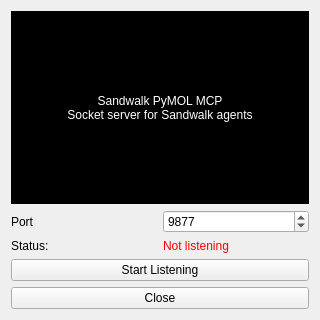
<?xml version="1.0" encoding="UTF-8"?>
<!-- Vendored from https://github.com/vrtejus/pymol-mcp -->
<ui version="4.0">
 <class>Form</class>
 <widget class="QWidget" name="Form">
  <property name="geometry">
   <rect>
    <x>0</x>
    <y>0</y>
    <width>320</width>
    <height>320</height>
   </rect>
  </property>
  <property name="windowTitle">
   <string notr="true">Sandwalk PyMOL MCP</string>
  </property>
  <layout class="QVBoxLayout" name="verticalLayout">
   <item>
    <widget class="QLabel" name="label">
     <property name="sizePolicy">
      <sizepolicy hsizetype="MinimumExpanding" vsizetype="MinimumExpanding">
       <horstretch>0</horstretch>
       <verstretch>0</verstretch>
      </sizepolicy>
     </property>
     <property name="minimumSize">
      <size>
       <width>280</width>
       <height>60</height>
      </size>
     </property>
     <property name="styleSheet">
      <string notr="true">background-color: #000;color:white; padding: 20px</string>
     </property>
     <property name="text">
      <string notr="true">Sandwalk PyMOL MCP
Socket server for Sandwalk agents</string>
     </property>
     <property name="textFormat">
      <enum>Qt::PlainText</enum>
     </property>
     <property name="alignment">
      <set>Qt::AlignCenter</set>
     </property>
     <property name="wordWrap">
      <bool>true</bool>
     </property>
    </widget>
   </item>
   <item>
    <layout class="QGridLayout" name="gridLayout">
     <item row="0" column="0">
      <widget class="QLabel" name="label_2">
       <property name="text">
        <string notr="true">Port</string>
       </property>
      </widget>
     </item>
     <item row="0" column="1">
      <widget class="QSpinBox" name="input_port">
       <property name="minimum">
        <number>1024</number>
       </property>
       <property name="maximum">
        <number>65535</number>
       </property>
       <property name="value">
        <number>9877</number>
       </property>
      </widget>
     </item>
     <item row="1" column="0">
      <widget class="QLabel" name="label_3">
       <property name="text">
        <string notr="true">Status:</string>
       </property>
      </widget>
     </item>
     <item row="1" column="1">
      <widget class="QLabel" name="label_status">
       <property name="text">
        <string notr="true">Not listening</string>
       </property>
       <property name="styleSheet">
        <string notr="true">color: red;</string>
       </property>
      </widget>
     </item>
    </layout>
   </item>
   <item>
    <layout class="QHBoxLayout" name="horizontalLayout">
     <item>
      <widget class="QPushButton" name="button_toggle_listening">
       <property name="text">
        <string notr="true">Start Listening</string>
       </property>
      </widget>
     </item>
     <!-- <item>
      <widget class="QPushButton" name="button_show_commands">
       <property name="text">
        <string notr="true">Show Commands</string>
       </property>
      </widget>
     </item> -->
    </layout>
   </item>
   <item>
    <layout class="QHBoxLayout" name="horizontalLayout_2">
     <!-- <item>
      <widget class="QPushButton" name="button_clear_commands">
       <property name="text">
        <string notr="true">Clear Commands</string>
       </property>
      </widget>
     </item> -->
     <item>
      <widget class="QPushButton" name="button_close">
       <property name="text">
        <string notr="true">Close</string>
       </property>
      </widget>
     </item>
    </layout>
   </item>
  </layout>
 </widget>
 <resources/>
 <connections/>
</ui>
